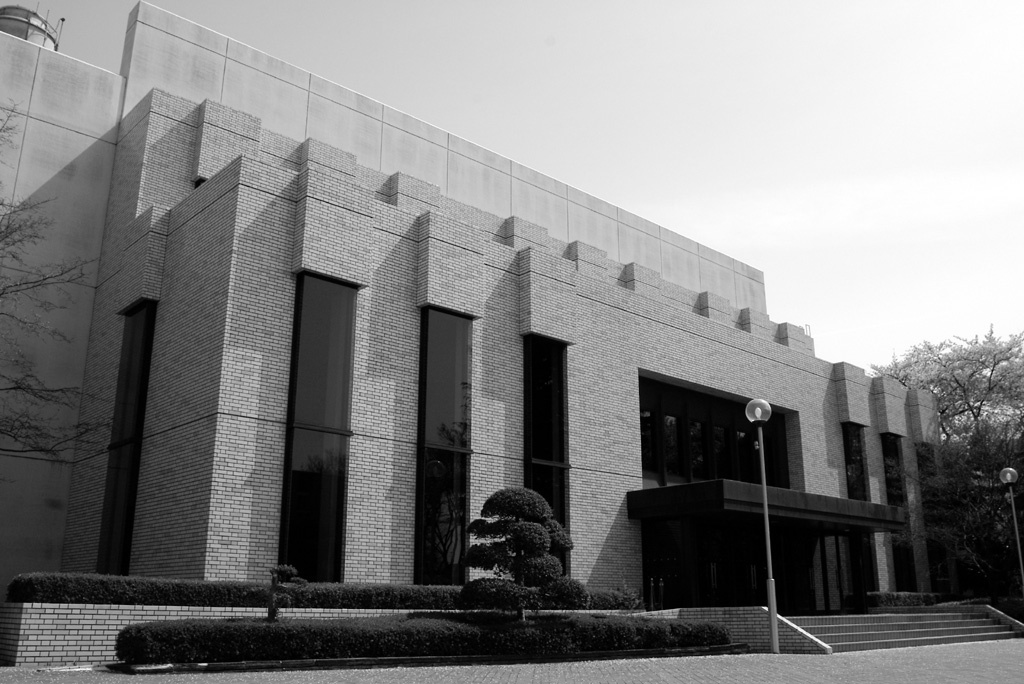
#> input picture gry.jpg, 1024 x 684 px
$ python Gaussian.py
#> lines starting #> are read from the running program, lines starting #| are printed output that depends on the picture
import cv2
import numpy as np

img = cv2.imread("gry.jpg")
#> img is the input picture: shape (684, 1024, 3); min 0, max 255, mean 128.5

blured = cv2.GaussianBlur(img, (5,5), 0)

cv2.imwrite("result_Gaussian55.jpg", blured)

kernel_gaussian = np.array([
                            [1,  2, 1],
                            [2,  4, 2],
                            [1,  2, 1]
                            ], np.float32) / 16

img_gaussian = cv2.filter2D(img, -1, kernel_gaussian)

cv2.imwrite("result_Gaussian33.jpg", img_gaussian)


noise = cv2.imread("ngry.jpg")
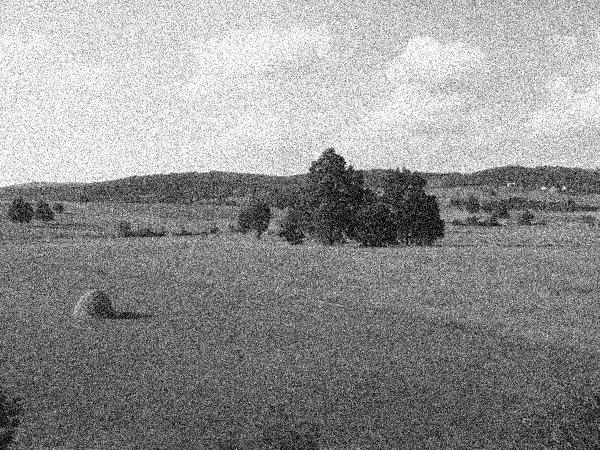
#> input picture ngry.jpg, 600 x 450 px
#> noise is the input picture: shape (450, 600, 3); min 0, max 255, mean 146.8

blured = cv2.GaussianBlur(noise, (5,5), 0)
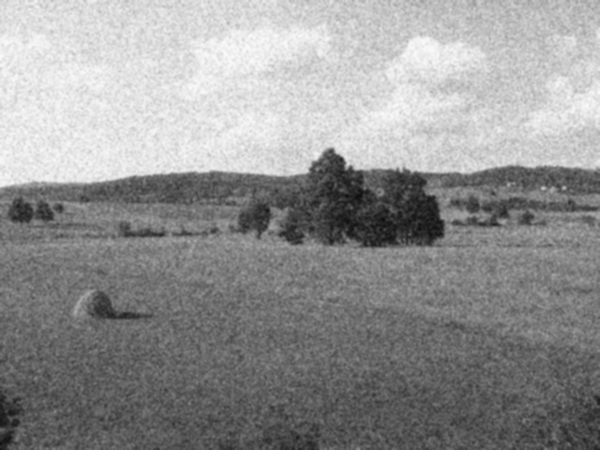
#> blured: shape (450, 600, 3); min 13, max 250, mean 146.8

cv2.imwrite("Gaussian_noise.jpg", blured)
